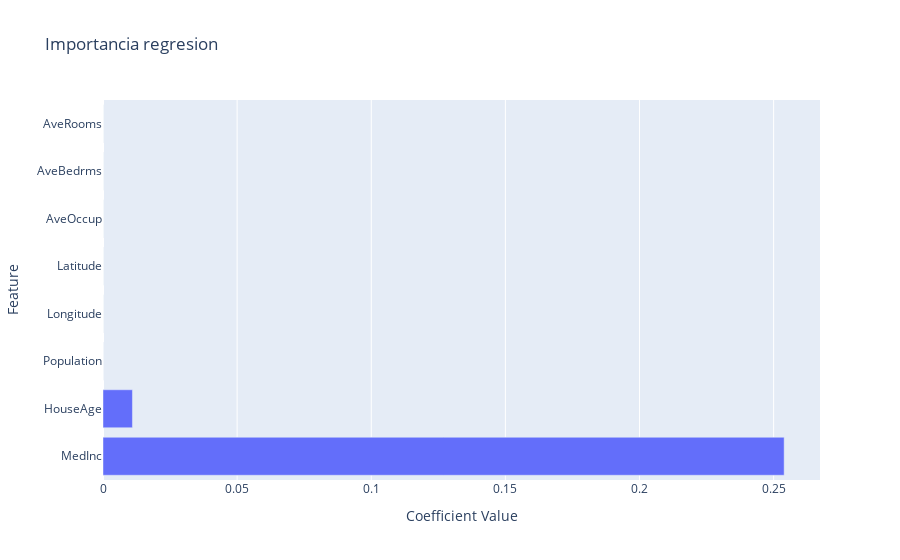

The cell this chart's notebook holds for it:
### Code cell
###### d)

feature_names = california_housing['feature_names']

coefficients = reg.coef_
sorted_idx = np.argsort(np.abs(coefficients))[::-1]

fig = px.bar(x=np.array(coefficients)[sorted_idx],
             y=np.array(feature_names)[sorted_idx],
             orientation='h',
             title='Importancia regresion',
             labels={'x': 'Coefficient Value', 'y': 'Feature'})

fig.show()

### Figure 1 — Plotly figure (JSON) as saved in the notebook; plotly's stock layout.template omitted (floating-point values rounded to 4 significant figures)
{"data": [{"alignmentgroup": "True", "hovertemplate": "Coefficient Value=%{x}<br>Feature=%{y}<extra></extra>", "legendgroup": "", "marker": {"color": "#636efa", "pattern": {"shape": ""}}, "name": "", "offsetgroup": "", "orientation": "h", "showlegend": false, "textposition": "auto", "type": "bar", "x": [0.2539, 0.01097, 1.118e-05, 0, 0, 0, 0, 0], "xaxis": "x", "y": ["MedInc", "HouseAge", "Population", "Longitude", "Latitude", "AveOccup", "AveBedrms", "AveRooms"], "yaxis": "y"}], "layout": {"barmode": "relative", "legend": {"tracegroupgap": 0}, "title": {"text": "Importancia regresion"}, "xaxis": {"anchor": "y", "domain": [0, 1], "title": {"text": "Coefficient Value"}}, "yaxis": {"anchor": "x", "domain": [0, 1], "title": {"text": "Feature"}}}}
